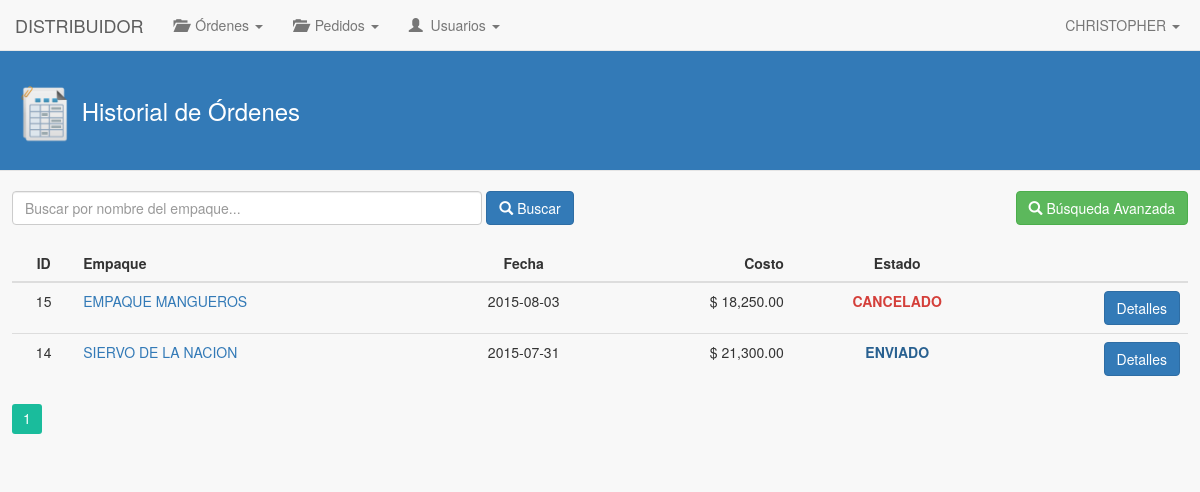
Page /distribuidor/historialOrdenes/index.php (signed in) on the committed database.
### tables this page shows
CREATE TABLE IF NOT EXISTS `usuario_distribuidor` (
  `id_usuario_distribuidor` int(11) NOT NULL AUTO_INCREMENT,
  `nombre_usuario_distribuidor` varchar(100) NOT NULL,
  `apellido_usuario_distribuidor` varchar(100) NOT NULL,
  `direccion_usuario_distribuidor` text NOT NULL,
  `telefono_usuario_distribuidor` varchar(20) NOT NULL,
  `entradas` int(11) NOT NULL DEFAULT '0',
  `pedidos` int(11) NOT NULL DEFAULT '0',
  `envios` int(11) NOT NULL DEFAULT '0',
  `id_usuario_fk` int(11) NOT NULL,
  `id_distribuidor_fk` int(11) NOT NULL,
  PRIMARY KEY (`id_usuario_distribuidor`),
  KEY `id_usuario_fk_idx` (`id_usuario_fk`),
  KEY `id_distribuidor_fk_idx` (`id_distribuidor_fk`)
);

CREATE TABLE IF NOT EXISTS `ordenes_distribuidor` (
  `id_orden` int(11) NOT NULL AUTO_INCREMENT,
  `fecha_orden` date NOT NULL,
  `fecha_entrega_orden` date NOT NULL,
  `costo_orden` decimal(10,2) NOT NULL,
  `descripcion_orden` text NOT NULL,
  `descripcion_cancelacion` text NOT NULL,
  `descripcion_rechazo` text NOT NULL,
  `id_usuario_distribuidor_fk` int(11) NOT NULL,
  `id_empaque_fk` int(11) NOT NULL,
  `estatus_orden` int(11) NOT NULL,
  PRIMARY KEY (`id_orden`),
  KEY `id_usuario_distribuidor_fk_idx` (`id_usuario_distribuidor_fk`),
  KEY `id_empaque_fk_idx` (`id_empaque_fk`)
);

CREATE TABLE IF NOT EXISTS `empresa_empaques` (
  `id_empaque` int(11) NOT NULL AUTO_INCREMENT,
  `nombre_empaque` varchar(200) NOT NULL,
  `rfc_empaque` varchar(15) NOT NULL,
  `pais_empaque` varchar(100) NOT NULL,
  `estado_empaque` varchar(100) NOT NULL,
  `ciudad_empaque` varchar(100) NOT NULL,
  `direccion_empaque` text NOT NULL,
  `cp_empaque` varchar(10) NOT NULL,
  `email_empaque` varchar(100) NOT NULL,
  `telefono1_empaque` varchar(20) NOT NULL,
  `telefono2_empaque` varchar(20) NOT NULL,
  `id_usuario_que_registro` int(11) NOT NULL,
  `fecha_registro_emp` date NOT NULL,
  `fecha_modificacion_emp` date NOT NULL,
  `estado` int(1) NOT NULL DEFAULT '1',
  PRIMARY KEY (`id_empaque`)
);

### distribuidor/historialOrdenes/index.php (the view, shortened to what this page needs)
<!DOCTYPE html>
<html>
	<head>
		<link rel="stylesheet" type="text/css" href="../../lib/bootstrap-3.3.5/css/bootstrap.min.css">
		<link rel='stylesheet' type='text/css' href='../../lib/pagination/css.css'/>
		<link rel="stylesheet" type="text/css" href="../../css/estilos.css">
	</head>
	<body>
		<?php
			include('../mod/navbar.php');
		?>
		<div class="contenido-general">
			<div class="modal-header">
				<h3 class="titulo-header">
					<h3 class="titulo-contenido">
						<img class="img-header" src="../../img/historial.png"> <span id="lbl-titulo">Historial de Órdenes</span>
					</h3>
				</h3>
			</div>
			<br>
			<div class="div-buscar">
				<div class="form-inline">
					<input type="text" class="form-control" style="width: 40%;" name="inputBuscar" id="inputBuscar" placeholder="Buscar por nombre del empaque..." onkeyup="if(event.keyCode == 13) buscarOrdenes();" autofocus>
					<button class="btn btn-primary" id="btnBuscar" onclick="buscarOrdenes();"><i class="glyphicon glyphicon-search"></i> Buscar</button>
					<button class="btn btn-success" style="float: right;" id="btnBuscar" onclick="busquedaAvanzada();"><i class="glyphicon glyphicon-search"></i> Búsqueda Avanzada</button>
				</div>
			</div>
			<div class="contenido-general-2">
				<br>
				<div id="paginacion-resultados">
					<table class="table">
						<thead>
							<tr>
								<th class="centro">ID</th>
								<th>Empaque</th>
								<th class="centro">Fecha</th>
								<th class="derecha">Costo</th>
								<th class="centro">Estado</th>
								<th></th>
							</tr>
						</thead>
						<tbody>
							<?php
								$consulta = "SELECT id_distribuidor_fk, id_usuario_distribuidor FROM usuario_distribuidor WHERE id_usuario_fk = ".$_SESSION['id_usuario'];
								$resultado = mysql_query($consulta);
								$row = mysql_fetch_array($resultado);
								$id_distribuidor_fk = $row['id_usuario_distribuidor'];
								$cont = 0;
							    $consulta = "SELECT ords.id_orden, epqs.id_empaque, epqs.nombre_empaque, ords.fecha_entrega_orden, ords.costo_orden, ords.estatus_orden FROM ordenes_distribuidor AS ords, empresa_empaques AS epqs WHERE ords.id_empaque_fk = epqs.id_empaque AND ords.id_usuario_distribuidor_fk = $id_distribuidor_fk ORDER BY ords.id_orden DESC";
								$resultado = mysql_query($consulta);
								while($row = mysql_fetch_array($resultado)){ ?>
									<tr>
						          		<td class="centro"><?php echo $row['id_orden']; ?></td>
						          		<td>
						          			<?php
						          				$idEmpaque = $row['id_empaque'];
						          				$consulta2 = "SELECT * FROM empresa_empaques WHERE id_empaque = $idEmpaque";
						          				$resultado2 = mysql_query($consulta2);
						          				$row2 = mysql_fetch_array($resultado2);
						          			?>
						          			<a href="#" class="popover-empaque"
						          				tabindex="0"
						          				data-toggle="popover"
						          				data-placement="right"
						          				data-trigger="focus"
						          				data-container="body"
						          				data-html="true"
						          				title="<center><strong><?php echo $row2['nombre_empaque']; ?></strong></center>"
						          				data-content="<table class='table'>
						          								<tr>
						          									<td><strong>RFC: </strong></td>
						          									<td><?php echo $row2['rfc_empaque']; ?></td>
						          								</tr>
						          								<tr>
						          									<td><strong>Ciudad: </strong></td>
						          									<td><?php echo $row2['ciudad_empaque']; ?></td>
						          								</tr>
						          								<tr>
						          									<td><strong>Dirección: </strong></td>
						          									<td><?php echo $row2['direccion_empaque']; ?></td>
						          								</tr>
						          								<tr>
						          									<td><strong>Teléfono: </strong></td>
						          									<td><?php echo $row2['telefono1_empaque']; ?></td>
						          								</tr>
						          								<tr>
						          									<td><strong>Email: </strong></td>
						          									<td><?php echo $row2['email_empaque']; ?></td>
						          								</tr>
						          							  <table>">
						          				<?php echo $row['nombre_empaque']; ?>
						          			</a>
						          		</td>
						          		<td class="centro"><?php echo $row['fecha_entrega_orden']; ?></td>
						          		<td class="derecha"><?php echo "$ ".number_format($row['costo_orden'], 2, '.', ',')	; ?></td>
					          			<?php
					          				$estado = $row['estatus_orden'];
					          				switch($estado) {
					          					case '3': echo "<td class='centro enviado'>ENVIADO</td>"; break;
					          					case '5': echo "<td class='centro cancelado'>CANCELADO</td>"; break;
					          				}
					          			?>
						          		<td class="derecha">
							        		<button class="btn btn-primary" onClick="mostrarDetalles(<?php echo $row['id_orden']; ?>)">Detalles</button>
							        	</td>
						    	    </tr>
								<?php $cont++;
								}
							?>
						</tbody>
					</table>
					<?php if($cont > 0){ ?>
						<div class="my-navigation" style="margin: 0px auto;">
							<div class="simple-pagination-page-numbers"></div>
							<br><br><br>
						</div>
					<?php } else{ ?>
						<div class="alert alert-info" role="alert" style="text-align: center;">
							<strong>Sin resultados...</strong> No hay órdenes registradas.
						</div>
					<?php } ?>
				</div>
			</div>
		</div>
	</body>
</html>

### distribuidor/mod/navbar.php (shortened to what this page needs)
<?php
	$consulta = "SELECT nombre_usuario_distribuidor FROM usuario_distribuidor WHERE id_usuario_fk = ".$_SESSION['id_usuario'];
	$resultado = mysql_query($consulta);
	$row = mysql_fetch_array($resultado);
	$nombreUsuario = $row['nombre_usuario_distribuidor'];
?>
<nav class="navbar navbar-default navbar-fixed-top" role="navigation">
  	<div class="navbar-header">
    	<a href="../" class="navbar-brand">DISTRIBUIDOR</a>
  	</div>
  	<div class="collapse navbar-collapse" id="navbar-collapse-01">
  		<ul class="nav navbar-nav">
			<li class="dropdown">
					<a href="#" class="dropdown-toggle" data-toggle="dropdown" role="button" aria-expanded="false"><span class="glyphicon glyphicon-folder-open"></span> &nbsp;Órdenes <span class="caret"></span></a>
			</li>
			<li class="dropdown">
				<a href="#" class="dropdown-toggle" data-toggle="dropdown" role="button" aria-expanded="false"><span class="glyphicon glyphicon-folder-open"></span> &nbsp;Pedidos <span class="caret"></span></a>
			</li>
			<?php
				if($_SESSION['nivel_socio'] == 1){ ?>
					<li class="dropdown">
  						<a href="#" class="dropdown-toggle" data-toggle="dropdown" role="button" aria-expanded="false"><span class="glyphicon glyphicon-user"></span> &nbsp;Usuarios <span class="caret"></span></a>
					</li>
				<?php }
			?>
    	</ul>
    	<ul class="nav navbar-nav navbar-right">
	        <li class="dropdown">
	          	<a href="#" class="dropdown-toggle" data-toggle="dropdown" role="button" aria-expanded="false"><span class="fui-user"></span> &nbsp;<?php echo $nombreUsuario; ?> <span class="caret"></span></a>
	        </li>
	    </ul>
  	</div>
</nav>

### css/estilos.css (style rules this page uses)
body { background-color: #F8F8F8; }
h3.titulo-header { color: #ffffff; }
h3.titulo-contenido { color: #ffffff; }
.modal-header { background-color: #337ab7; }
.img-header { width: 60px; }
.centro { text-align: center; }
.derecha { text-align: right; }
.navbar-right { margin-right: 5px; }
.contenido-general { background-color: #F8F8F8; margin: 0px auto; margin-top: 50px; width: 100%; }
.contenido-general-2 { margin: 0px auto; width: 98%; }
.div-buscar { margin: 0px auto; width: 98%; }
a { color: #337ab7; }
.enviado { color: #286090; font-weight: bold; }
.cancelado { color: #d43f3a; font-weight: bold; }

### rows in the picture
usuario_distribuidor: nombre_usuario_distribuidor "CHRISTOPHER"
ordenes_distribuidor: id_orden "15", id_empaque_fk.nombre_empaque "EMPAQUE MANGUEROS", fecha_entrega_orden "2015-08-03", costo_orden "18,250.00", estatus_orden "CANCELADO"
ordenes_distribuidor: id_orden "14", id_empaque_fk.nombre_empaque "SIERVO DE LA NACION", fecha_entrega_orden "2015-07-31", costo_orden "21,300.00", estatus_orden "ENVIADO"
